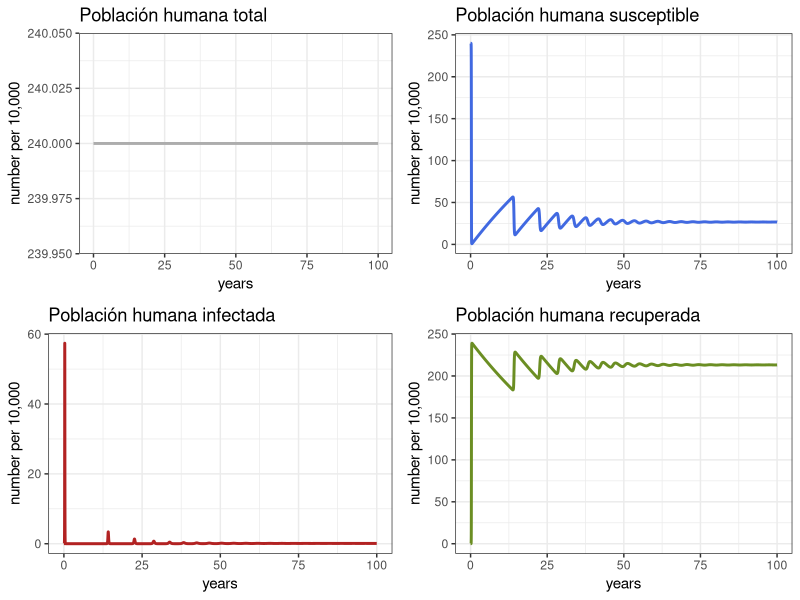
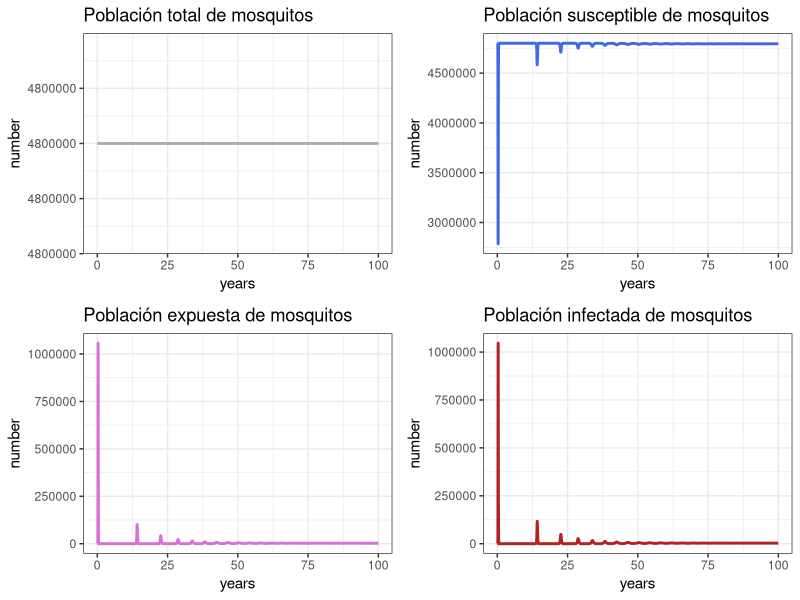
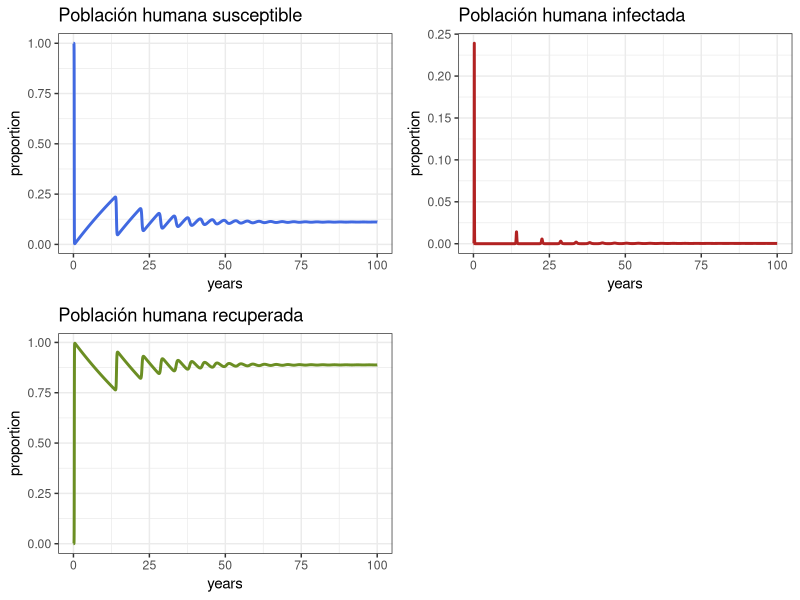
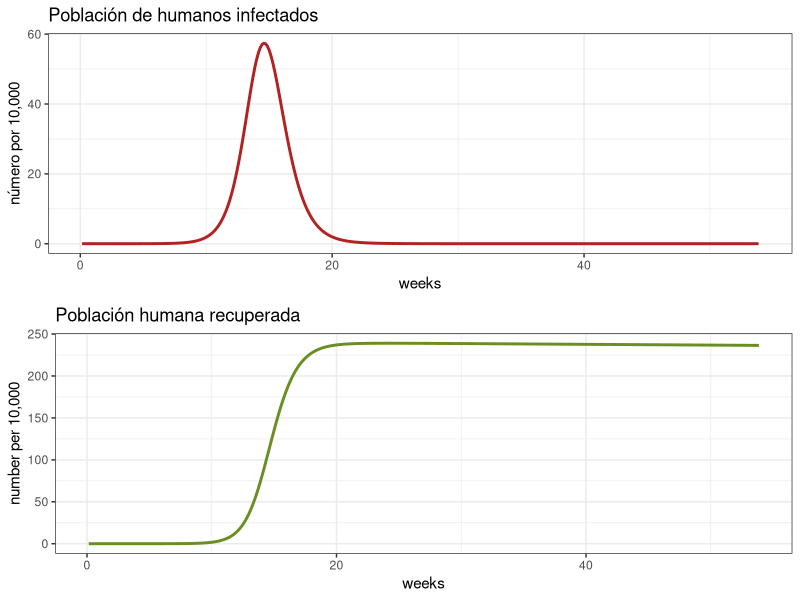

Write R code to recreate these figures, in order.
## ---- chunk 1
library(knitr)

opts_chunk$set(collapse = TRUE)
full_version <- FALSE
## ---- chunk 2
library(deSolve)
library(ggplot2)
library(gridExtra)
## ---- chunk 3
# Parámetros
Lv       <- 10        # Esperanza de vida de los mosquitos (en días)
Lh       <- 50 * 365  # Esperanza de vida de los humanos (en días)
Iph      <- 7         # Periodo infeccioso en humanos (en días)
IP       <- 6         # Periodo infeccioso en vectores (en días)
EIP      <- 8.4       # Período de incubación extrínseco en mosquitos adultos
muv      <- 1/Lv      # Mortalidad en mosquitos
muh      <- 1/Lh      # Mortalidad en humanos
gamma    <- 1/Iph     # Tasa de recuperación en humanos
delta    <- 1/EIP     # Tasa de incubación extrínseca


# Tamaño de la población
Nh       <- 2.4 * 10^6# Número de humanos (Población de Cali, Colombia)
m        <- 2         # Proporción vector a humano
Nv       <- m * Nh    # Número de vectores
betah    <- 0.7       # Probabilidad de transmisión del vector al hospedador
betav    <- 0.7       # Probabilidad de transmisión del hospedador al vector 
R0       <- 3         # Número reproductivo
b        <- sqrt((R0 ^2 * muv*(muv+delta) * (muh+gamma)) /
                   (m * betah * betav * delta)) # tasa de picadura

TIME     <- 100       # Número de años a simular

## ---- chunk 4
arbovmodel <- function(t, x, params) {
  
  Sh <- x[1]    # Humanos susceptibles
  Ih <- x[2]    # Humanos infectados 
  Rh <- x[3]    # Humanos recuperados
  Sv <- x[4]    # Vectores susceptibles
  Ev <- x[5]    # Vectores expuestos
  Iv <- x[6]    # Vectores infectados
  
  with(as.list(params), # entorno local para evaluar derivados
       {
         # Humans
         dSh   <-  muh * Nh - (betah * b/Nh) * Sh * Iv - muh * Sh   
         dIh   <-  (betah * b/Nh) * Sh * Iv  - (gamma + muh) * Ih
         dRh   <-  gamma * Ih  - muh * Rh
         
         # Vectors
         dSv   <-  muv * Nv - (betav * b/Nh) * Ih * Sv - muv * Sv 
         dEv   <-  (betav * b/Nh) * Ih * Sv - (delta + muv)* Ev
         dIv   <-  delta * Ev - muv * Iv
         
         dx    <- c(dSh, dIh, dRh, dSv, dEv, dIv)
         list(dx)
       }
  )
}
## ---- chunk 5
# ----------- Resuelva el modelo
times  <- seq(1, 365 * TIME , by = 1)

# Especifique los parámetros
params <- c(
  muv      = muv,     
  muh      = muh,     
  gamma    = gamma,   
  delta    = delta,   
  b        = b,       
  betah    = betah,   
  betav    = betav,   
  Nh       = Nh,      
  Nv       = Nv
  
)


# Condiciones iniciales del sistema
xstart<- c(Sh = Nh ,      # Initial number of Sh at T0
           Ih = 0,        # Initial number of Ih at T0
           Rh = 0,        # Initial number of Rh at T0
           Sv = Nv-1,     # Initial number of Sv at T0
           Ev = 0,        # Initial number of Ev at T0
           Iv = 1)        # Initial number of Iv at TO

# Resuelva las ecuaciones
out <- as.data.frame(ode(y      = xstart,     # Condiciones iniciales
                         times  = times,      # Veces
                         fun    = arbovmodel, # Modelo
                         parms  = params))    # Parámetros


# Cree las opciones de tiempo a mostrar
out$years <- out$time / 365
out$weeks <- out$time / 7
## ---- chunk 6
# Cree las opciones de tiempo a mostrar 
out$years <- out$time / 365
out$weeks <- out$time / 7
## ---- chunk 7
# Revise el comportamiento general del modelo para 100 años

p1h <- ggplot(data = out, aes(y = (Rh + Ih + Sh)/10000, x = years)) +
  geom_line(color = 'grey68', size = 1) +
  ggtitle('Población humana total') +
  theme_bw() + ylab('number per 10,000')

p2h <- ggplot(data = out, aes(y = Sh/10000, x = years)) +
  geom_line(color = 'royalblue', size = 1) +
  ggtitle('Población humana susceptible') +
  theme_bw() + ylab('number per 10,000')

p3h <- ggplot(data = out, aes(y = Ih/10000, x = years)) +
  geom_line(color = 'firebrick', size = 1) +
  ggtitle('Población humana infectada') +
  theme_bw() + ylab('number per 10,000')

p4h <- ggplot(data = out, aes(y = Rh/10000, x = years)) +
  geom_line(color = 'olivedrab', size = 1) +
  ggtitle('Población humana recuperada') +
  theme_bw() + ylab('number per 10,000')


grid.arrange(p1h, p2h, p3h, p4h, ncol = 2)
## ---- chunk 8
# Revise el comportamiento general del modelo

p1v <- ggplot(data = out, aes(y = (Sv + Ev + Iv), x = years)) +
  geom_line(color = 'grey68', size = 1) +
  ggtitle('Población total de mosquitos') +
  theme_bw() + ylab('number')

p2v <- ggplot(data = out, aes(y = Sv, x = years)) +
  geom_line(color = 'royalblue', size = 1) +
  ggtitle('Población susceptible de mosquitos') +
  theme_bw() + ylab('number')

p3v <- ggplot(data = out, aes(y = Ev, x = years)) +
  geom_line(color = 'orchid', size = 1) +
  ggtitle('Población expuesta de mosquitos') +
  theme_bw() + ylab('number')

p4v <- ggplot(data = out, aes(y = Iv, x = years)) +
  geom_line(color = 'firebrick', size = 1) +
  ggtitle('Población infectada de mosquitos') +
  theme_bw() + ylab('number')

grid.arrange(p1v, p2v, p3v, p4v, ncol = 2)
## ---- chunk 9

p1 <- ggplot(data = out, aes(y = Sh/(Sh+Ih+Rh), x = years)) +
  geom_line(color = 'royalblue', size = 1) +
  ggtitle('Población humana susceptible') +
  theme_bw() + ylab('proportion')

p2 <- ggplot(data = out, aes(y = Ih/(Sh+Ih+Rh), x = years)) +
  geom_line(color = 'firebrick', size = 1) +
  ggtitle('Población humana infectada') +
  theme_bw() + ylab('proportion')

p3 <- ggplot(data = out, aes(y = Rh/(Sh+Ih+Rh), x = years)) +
  geom_line(color = 'olivedrab', size = 1) +
  ggtitle('Población humana recuperada') +
  theme_bw() + ylab('proportion')

grid.arrange(p1, p2, p3, ncol = 2)

## ---- chunk 10
# Revise la primera epidemia

dat <- out[out$weeks < 54, ]

p1e <- ggplot(dat, aes(y = Ih/10000, x = weeks)) +
  geom_line(color = 'firebrick', size = 1) +
  ggtitle('Población de humanos infectados') +
  theme_bw() + ylab('número por 10,000')


p2e <- ggplot(dat, aes(y = Rh/10000, x = weeks)) +
  geom_line(color = 'olivedrab', size = 1) +
  ggtitle('Población humana recuperada') +
  theme_bw() + ylab('number per 10,000')


grid.arrange(p1e, p2e)
